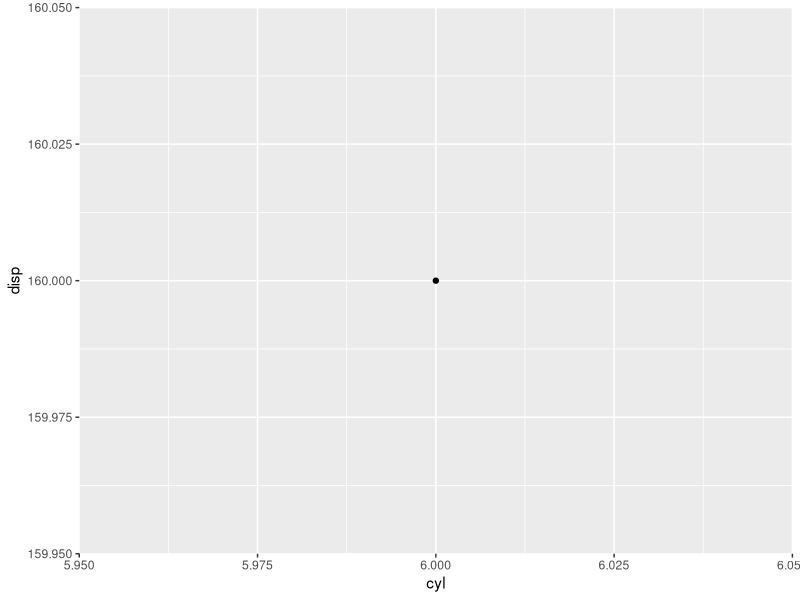

R code for this plot: (Note: this script raises an error after producing the figure.)
library(knitr)
library(ggplot2)
library(stringr)

dir.create(path = "output/")
knitr::opts_knit$set(base.dir = "output/", echo = FALSE)

makedate <- format(Sys.time(), "%b %d %Y")

for(i in 1:2) {
  filename <- str_to_lower(str_replace_all(rownames(mtcars), " ", ""))[i]
  testplot <- ggplot(mtcars[i,], aes(x = cyl, y = disp) ) + geom_point()
  
  regioncard_title <- paste("COUNTRYNAME")
  
  
  knit2pdf(input  = "region_card_v2.Rnw", output = paste0("output/", filename, ".tex"), compiler = "xelatex")
}
